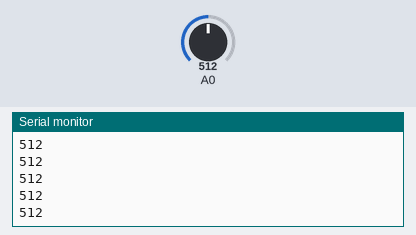
This sketch was run on a simulated Arduino Uno, built with avr-gcc and run on an emulated ATmega328P. Shown: the last lines printed to the serial monitor. The test bench sets the inputs (shaded band); at power-on: A0 = 512.

Above: at 1.2 s.
1.3 s: A0 set to 716
At 1.56 s:
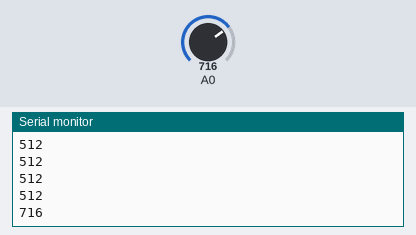
2.8 s: A0 set to 900
At 2.96 s:
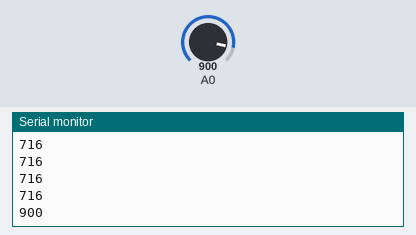
Timing chart, 0 to 5.8 s (numbered marks = the images above; inputs shaded):
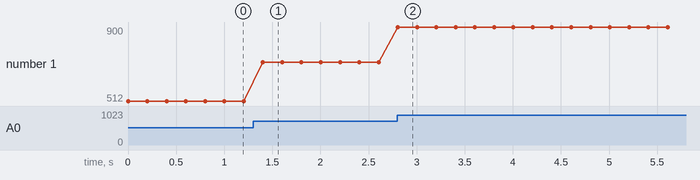

Measured:
- after the input at 1.3 s, the serial monitor: prints a new line after 0.10 s (image 1)
- after the input at 2.8 s, the serial monitor: prints a new line at once (image 2)
- plotted number 1: 512 → 716 after the input at 1.3 s, 716 → 900 after the input at 2.8 s

The sketch:

button_test.ino
```cpp
void setup(){
  Serial.begin(9600);
}

void loop(){
  int sensorVal = analogRead(A0);

 Serial.println(sensorVal);
 delay(200);
}
```
